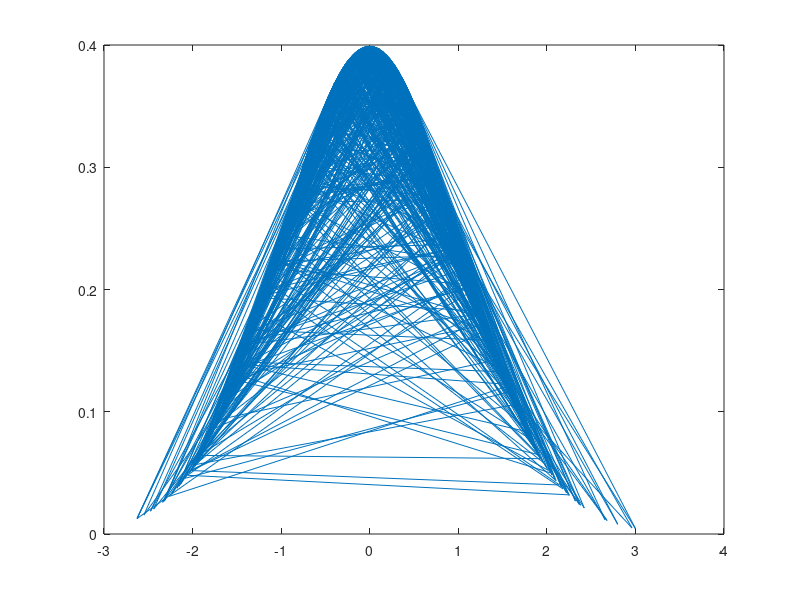

Here is the MATLAB script that generated this plot: (Note: this script raises an error after producing the figure.)
clear;
clc;

rho=0.1;

X = randn(1000,1);
Y = randn(1000,1);

Y = rho*X + sqrt(1-rho^2)*Y;
temp = corrcoef(Y,X);
while (  temp(1,2) < 0.09995 || temp(1,2)>0.10005 )
  Y = randn(1000,1);
  Y = rho*X + sqrt(1-rho^2)*Y;
  temp = corrcoef(Y,X) ;  
end

corrcoef(Y,X)


figure
plot(Y, normpdf(Y,0,1));

reg1 = regstats(Y,X)

